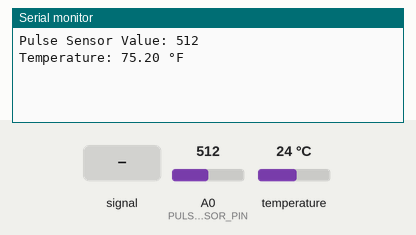
Simulated run of this sketch. Board: ESP8266 (NodeMCU). On the bench: the last lines printed to the serial monitor. Inputs (shaded band) come from the test bench; at power-on: temperature 24 °C, A0 (PULSE_SENSOR_PIN) = 512. WiFi joins after 1.5 s; servers stay silent unless stated.

Above: at 2.7 s.
2.8 s: A0 (PULSE_SENSOR_PIN) fed a 200 Hz sine of ±81 counts around its level
At 3.9 s:
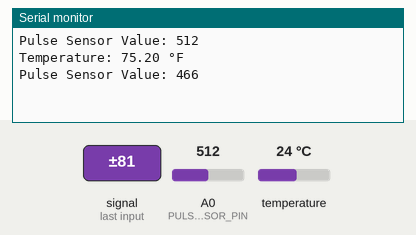
5.2 s: temperature set to 12 °C
At 6.6 s:
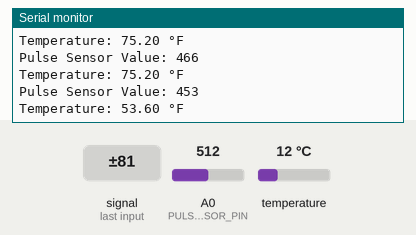
7.6 s: A0 (PULSE_SENSOR_PIN) set to 716
At 8.2 s:
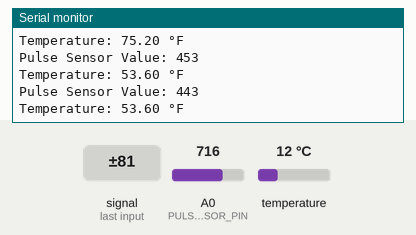
10.0 s: A0 (PULSE_SENSOR_PIN) fed a 1000 Hz sine of ±255 counts around its level
At 11.0 s:
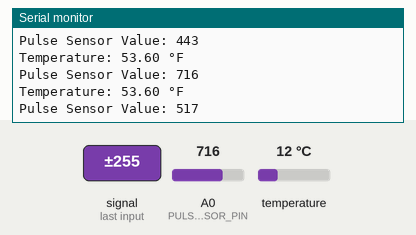
12.4 s: temperature set to 19 °C
At 13.3 s:
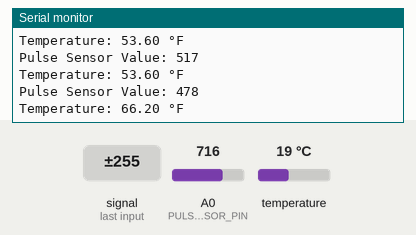
14.8 s: A0 (PULSE_SENSOR_PIN) set to 900
At 17.1 s:
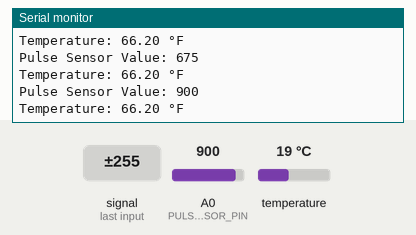
Timing chart, 0 to 18.2 s (numbered marks = the images above; inputs shaded):
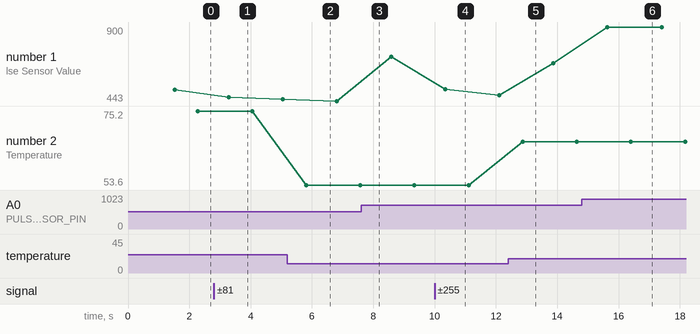

The sketch:

health_monitoring.ino
```cpp
// This Code is Designed by Prince Kushwaha from COSM Electronics

#include <OneWire.h>
#include <DallasTemperature.h>
#include <ArduinoIoTCloud.h>
#include <Arduino_ConnectionHandler.h>

#define ONE_WIRE_BUS D4      // DS18B20 data pin connected to D4
#define PULSE_SENSOR_PIN A0  // Pulse Sensor connected to A0

OneWire oneWire(ONE_WIRE_BUS);
DallasTemperature sensors(&oneWire);

const char DEVICE_LOGIN_NAME[] = "0227ee1e-e363-4671-bd8f-46d91b3a0bd4";
const char SSID[] = "Shandilya3";                       // Network SSID (name)
const char PASS[] = "shandilya003";                     // Network password (use for WPA, or use as key for WEP)
const char DEVICE_KEY[] = "4CbV5#5CDhgzmhOc2?Ddo8JZ8";  // Secret device password

CloudHeartRate pulse_Rate;
CloudTemperatureSensor temperature;

void initProperties() {

  ArduinoCloud.setBoardId(DEVICE_LOGIN_NAME);
  ArduinoCloud.setSecretDeviceKey(DEVICE_KEY);
  ArduinoCloud.addProperty(pulse_Rate, READ, ON_CHANGE, NULL);
  ArduinoCloud.addProperty(temperature, READ, ON_CHANGE, NULL);
}


WiFiConnectionHandler ArduinoIoTPreferredConnection(SSID, PASS);

void setup() {
  Serial.begin(115200);
  delay(1500);
  sensors.begin();  // Start DS18B20 sensor
  initProperties();
  ArduinoCloud.begin(ArduinoIoTPreferredConnection);
  setDebugMessageLevel(2);
  ArduinoCloud.printDebugInfo();
}


void loop() {
  ArduinoCloud.update();

  // Read pulse sensor value
  int pulseValue = analogRead(PULSE_SENSOR_PIN);
  Serial.print("Pulse Sensor Value: ");
  Serial.println(pulseValue);
  pulse_Rate = pulseValue;

  // // Read temperature in Celcius from DS18B20
  // sensors.requestTemperatures();
  // float temperatureC = sensors.getTempCByIndex(0);
  // Serial.print("Temperature: ");
  // Serial.print(temperatureC);
  // Serial.println(" °C");
  // temperature = temperatureC;

  // Read temperature in Fahrenheit from DS18B20

  sensors.requestTemperatures();
  float temperatureC = sensors.getTempCByIndex(0);
  float temperatureF = (temperatureC * 9.0 / 5.0) + 32.0;
  Serial.print("Temperature: ");
  Serial.print(temperatureF);
  Serial.println(" °F");
  temperature = temperatureF;

  delay(1000);  // Delay for 1 second
}
```

Measured:
- after the input at 2.8 s, the serial monitor: prints a new line after 0.48 s (image 1)
- after the input at 5.2 s, the serial monitor: prints a new line after 0.61 s (image 2)
- after the input at 10.0 s, the serial monitor: prints a new line after 0.34 s (image 4)
- after the input at 12.4 s, the serial monitor: prints a new line after 0.47 s (image 5)
- after the input at 14.8 s, the serial monitor: prints a new line after 0.84 s (image 6)
- plotted number 1: 512 → 453 after the input at 2.8 s, 443 → 716 after the input at 7.6 s, 716 → 478 after the input at 10.0 s, 675 → 900 after the input at 14.8 s
- plotted number 2: 75.2 → 53.6 after the input at 5.2 s, 53.6 → 66.2 after the input at 12.4 s
